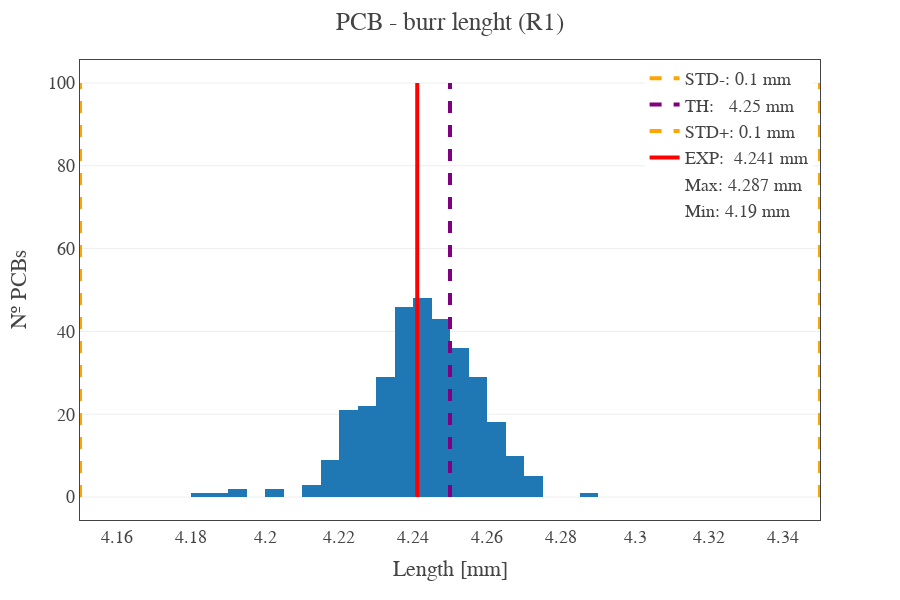
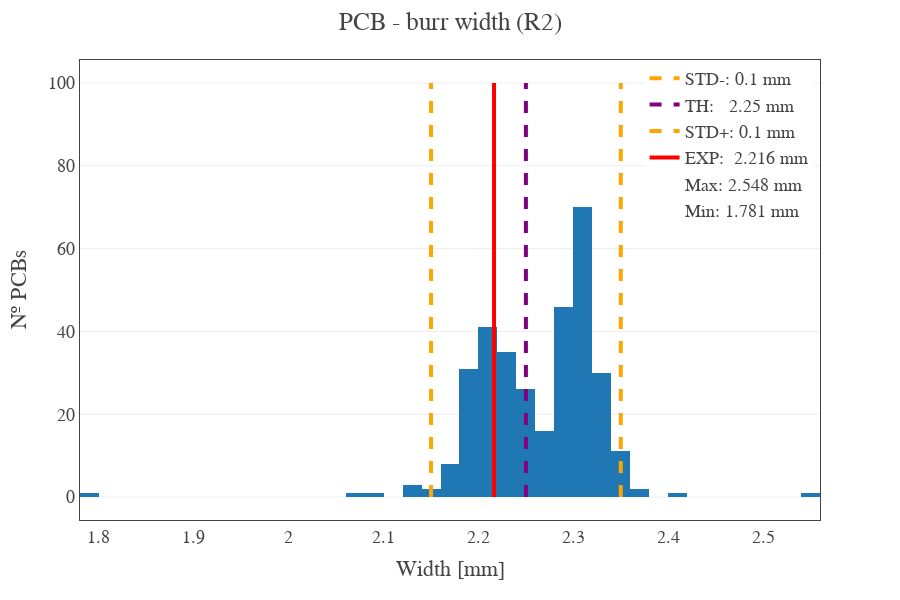

Here is the notebook cell these charts were saved with, in order:
### Code cell
aux_pcbs1 =  pd.concat([df_pcbs_ids['Longitud rebaje izquierdo'], df_pcbs_ids['Longitud rebaje derecho']], axis=0, ignore_index=True)
aux_pcbs1 = pd.DataFrame(aux_pcbs1, columns=['Length']); aux_pcbs1["IDs"] = df_pcbs_ids["IDs"].to_list()*2
aux_pcbs2 =  pd.concat([df_pcbs_ids['Anchura rebaje izquierdo'], df_pcbs_ids['Anchura rebaje derecho']], axis=0, ignore_index=True)
aux_pcbs2 = pd.DataFrame(aux_pcbs2, columns=['Width']); aux_pcbs2["IDs"] = df_pcbs_ids["IDs"].to_list()*2

aux_mean1 = pd.DataFrame()
aux_mean1["Length"] = df_pcbs_mean['Longitud rebaje derecho']
aux_mean2 = pd.DataFrame()
aux_mean2["Width"] = df_pcbs_mean['Anchura rebaje derecho']

titles = ['PCB - burr lenght (R1) ', 'PCB - burr width (R2)']
xlabel = ['Length [mm]', 'Width [mm]']
ylabel = ['Nº PCBs'] * len(titles)
colums = ['Length', 'Width']
colors = ["purple","orange","red"]
df_raw = [aux_pcbs1, aux_pcbs2]
df_mean = [aux_mean1, aux_mean2]

for i in range(len(titles)): fig = plotlytos(titles[i], xlabel[i], ylabel[i], df_raw[i], df_mean[i], colums[i],colors=colors,decimales=3,text_auto=False); fig.show()

### Figure 1 — Plotly figure (JSON) as saved in the notebook; plotly's stock layout.template omitted (floating-point values rounded to 4 significant figures; data arrays with more than 128 entries replaced by an {"elided": "..."} marker saying what was removed)
{"data": [{"alignmentgroup": "True", "bingroup": "x", "hovertemplate": "Length=%{x}<br>count=%{y}<extra></extra>", "legendgroup": "", "marker": {"color": "#1F77B4", "pattern": {"shape": ""}}, "name": "", "offsetgroup": "", "orientation": "v", "showlegend": false, "type": "histogram", "x": {"elided": "326 float values"}, "xaxis": "x", "yaxis": "y"}, {"line": {"color": "orange", "dash": "dash", "width": 0}, "mode": "lines", "name": "Min: 4.19 mm", "type": "scatter", "x": [null], "y": [null]}, {"line": {"color": "orange", "dash": "dash", "width": 0}, "mode": "lines", "name": "Max: 4.287 mm", "type": "scatter", "x": [null], "y": [null]}, {"line": {"color": "red", "width": 4}, "mode": "lines", "name": "EXP:  4.241 mm", "type": "scatter", "x": [4.241, 4.241], "y": [0, 100]}, {"line": {"color": "orange", "dash": "dash", "width": 4}, "mode": "lines", "name": "STD+: 0.1 mm", "type": "scatter", "x": [4.35, 4.35], "y": [0, 100]}, {"line": {"color": "purple", "dash": "dash", "width": 4}, "mode": "lines", "name": "TH:   4.25 mm", "type": "scatter", "x": [4.25, 4.25], "y": [0, 100]}, {"line": {"color": "orange", "dash": "dash", "width": 4}, "mode": "lines", "name": "STD-: 0.1 mm", "type": "scatter", "x": [4.15, 4.15], "y": [0, 100]}], "layout": {"barmode": "stack", "font": {"family": "serif"}, "height": 600, "legend": {"title": {"text": ""}, "tracegroupgap": 0, "x": 0.99, "xanchor": "right", "yanchor": "top"}, "margin": {"t": 60}, "showlegend": true, "title": {"text": "PCB - burr lenght (R1) "}, "width": 900, "xaxis": {"anchor": "y", "domain": [0, 1], "mirror": true, "showline": true, "title": {"text": "Length [mm]"}, "zeroline": false}, "yaxis": {"anchor": "x", "domain": [0, 1], "mirror": true, "showline": true, "title": {"text": "Nº PCBs"}, "zeroline": false}}}

### Figure 2 — Plotly figure (JSON) as saved in the notebook; plotly's stock layout.template omitted (floating-point values rounded to 4 significant figures; data arrays with more than 128 entries replaced by an {"elided": "..."} marker saying what was removed)
{"data": [{"alignmentgroup": "True", "bingroup": "x", "hovertemplate": "Width=%{x}<br>count=%{y}<extra></extra>", "legendgroup": "", "marker": {"color": "#1F77B4", "pattern": {"shape": ""}}, "name": "", "offsetgroup": "", "orientation": "v", "showlegend": false, "type": "histogram", "x": {"elided": "326 float values"}, "xaxis": "x", "yaxis": "y"}, {"line": {"color": "orange", "dash": "dash", "width": 0}, "mode": "lines", "name": "Min: 1.781 mm", "type": "scatter", "x": [null], "y": [null]}, {"line": {"color": "orange", "dash": "dash", "width": 0}, "mode": "lines", "name": "Max: 2.548 mm", "type": "scatter", "x": [null], "y": [null]}, {"line": {"color": "red", "width": 4}, "mode": "lines", "name": "EXP:  2.216 mm", "type": "scatter", "x": [2.216, 2.216], "y": [0, 100]}, {"line": {"color": "orange", "dash": "dash", "width": 4}, "mode": "lines", "name": "STD+: 0.1 mm", "type": "scatter", "x": [2.35, 2.35], "y": [0, 100]}, {"line": {"color": "purple", "dash": "dash", "width": 4}, "mode": "lines", "name": "TH:   2.25 mm", "type": "scatter", "x": [2.25, 2.25], "y": [0, 100]}, {"line": {"color": "orange", "dash": "dash", "width": 4}, "mode": "lines", "name": "STD-: 0.1 mm", "type": "scatter", "x": [2.15, 2.15], "y": [0, 100]}], "layout": {"barmode": "stack", "font": {"family": "serif"}, "height": 600, "legend": {"title": {"text": ""}, "tracegroupgap": 0, "x": 0.99, "xanchor": "right", "yanchor": "top"}, "margin": {"t": 60}, "showlegend": true, "title": {"text": "PCB - burr width (R2)"}, "width": 900, "xaxis": {"anchor": "y", "domain": [0, 1], "mirror": true, "showline": true, "title": {"text": "Width [mm]"}, "zeroline": false}, "yaxis": {"anchor": "x", "domain": [0, 1], "mirror": true, "showline": true, "title": {"text": "Nº PCBs"}, "zeroline": false}}}
